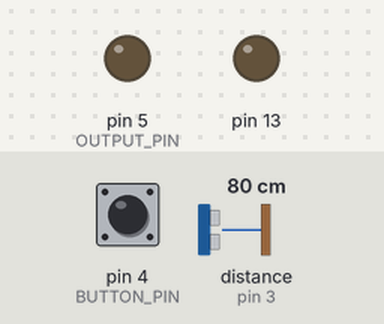
The sketch below on a simulated Arduino Uno, built with avr-gcc and run on an emulated ATmega328P. Parts: output pins drawn as LEDs (lit = HIGH). The inputs (shaded band) are chosen by the test bench; at power-on: pin 4 (BUTTON_PIN) LOW, distance to the obstacle (sensor on pin 3) 80 cm. The echo pulse lasts 58.3 µs per cm.

Above: at 1.2 s.
1.3 s: pin 4 (BUTTON_PIN) pulled HIGH for 0.15 s
At 1.7 s:
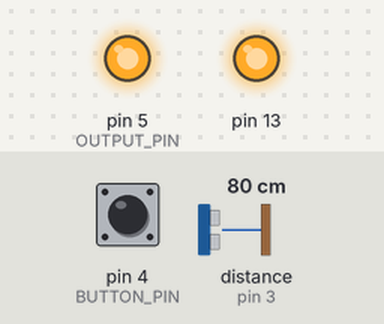
Timing chart, 0 to 4.3 s (numbered marks = the images above; inputs shaded):
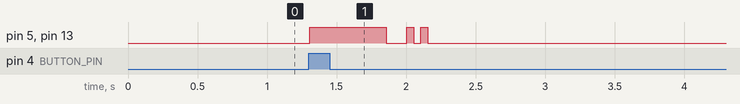

Measured:
- after the input at 1.3 s, pin 5 (OUTPUT_PIN), pin 13: goes HIGH 0.55 s, LOW 0.15 s, HIGH 0.05 s, LOW 0.05 s, HIGH 0.05 s, then LOW, starting at once

The sketch:

distance_with_open_close.ino
```cpp
#include <NewPing.h>

// output pin
#define OUTPUT_PIN 5

// button pin
#define BUTTON_PIN 4

// sonar variables
#define TRIGGER_PIN 2
#define ECHO_PIN 3
#define MAX_DISTANCE 128

int buttonState = 0;
int previousState = 0;

NewPing sonar(TRIGGER_PIN, ECHO_PIN, MAX_DISTANCE);

void setup() {
  pinMode(OUTPUT_PIN, OUTPUT);
  pinMode(BUTTON_PIN, INPUT);
  pinMode(13, OUTPUT);
}

void loop() {
  delay(50);

  buttonState = digitalRead(BUTTON_PIN);

  if (buttonState == HIGH && buttonState != previousState) {
    sendOutput();
  }
  previousState = buttonState;
}

void sendOutput() {
  unsigned int dist = sonar.ping_cm();
  int output = 0;
  digitalWrite(OUTPUT_PIN, HIGH);
  digitalWrite(13, HIGH);
  delay(500);

  for (int i = 0; i < 7; i++) {
    output = dist % 2;
    if (output == 1) {
      digitalWrite(OUTPUT_PIN, HIGH);
      digitalWrite(13, HIGH);
    } else {
      digitalWrite(OUTPUT_PIN, LOW);
      digitalWrite(13, LOW);
    }
    dist = dist / 2;
    delay(50);
  }
  digitalWrite(OUTPUT_PIN, LOW);
  digitalWrite(13, LOW);
}
```
